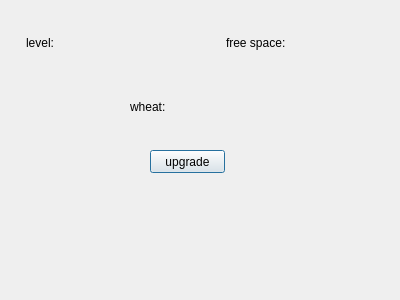
<?xml version="1.0" encoding="UTF-8"?>
<ui version="4.0">
 <class>DialogSilo</class>
 <widget class="QDialog" name="DialogSilo">
  <property name="geometry">
   <rect>
    <x>0</x>
    <y>0</y>
    <width>400</width>
    <height>300</height>
   </rect>
  </property>
  <property name="windowTitle">
   <string>Dialog</string>
  </property>
  <widget class="QLabel" name="label">
   <property name="geometry">
    <rect>
     <x>26</x>
     <y>33</y>
     <width>51</width>
     <height>20</height>
    </rect>
   </property>
   <property name="autoFillBackground">
    <bool>true</bool>
   </property>
   <property name="text">
    <string>level:</string>
   </property>
  </widget>
  <widget class="QLabel" name="label_2">
   <property name="geometry">
    <rect>
     <x>86</x>
     <y>33</y>
     <width>51</width>
     <height>20</height>
    </rect>
   </property>
   <property name="autoFillBackground">
    <bool>true</bool>
   </property>
   <property name="text">
    <string/>
   </property>
  </widget>
  <widget class="QLabel" name="label_3">
   <property name="geometry">
    <rect>
     <x>226</x>
     <y>33</y>
     <width>61</width>
     <height>20</height>
    </rect>
   </property>
   <property name="autoFillBackground">
    <bool>true</bool>
   </property>
   <property name="text">
    <string>free space:</string>
   </property>
  </widget>
  <widget class="QLabel" name="label_4">
   <property name="geometry">
    <rect>
     <x>296</x>
     <y>33</y>
     <width>51</width>
     <height>20</height>
    </rect>
   </property>
   <property name="autoFillBackground">
    <bool>true</bool>
   </property>
   <property name="text">
    <string/>
   </property>
  </widget>
  <widget class="QLabel" name="label_5">
   <property name="geometry">
    <rect>
     <x>130</x>
     <y>100</y>
     <width>47</width>
     <height>13</height>
    </rect>
   </property>
   <property name="autoFillBackground">
    <bool>true</bool>
   </property>
   <property name="text">
    <string>wheat:</string>
   </property>
  </widget>
  <widget class="QLabel" name="label_6">
   <property name="geometry">
    <rect>
     <x>190</x>
     <y>100</y>
     <width>47</width>
     <height>13</height>
    </rect>
   </property>
   <property name="autoFillBackground">
    <bool>true</bool>
   </property>
   <property name="text">
    <string/>
   </property>
  </widget>
  <widget class="QPushButton" name="pushButton">
   <property name="geometry">
    <rect>
     <x>150</x>
     <y>150</y>
     <width>75</width>
     <height>23</height>
    </rect>
   </property>
   <property name="text">
    <string>upgrade</string>
   </property>
  </widget>
 </widget>
 <resources/>
 <connections/>
</ui>
